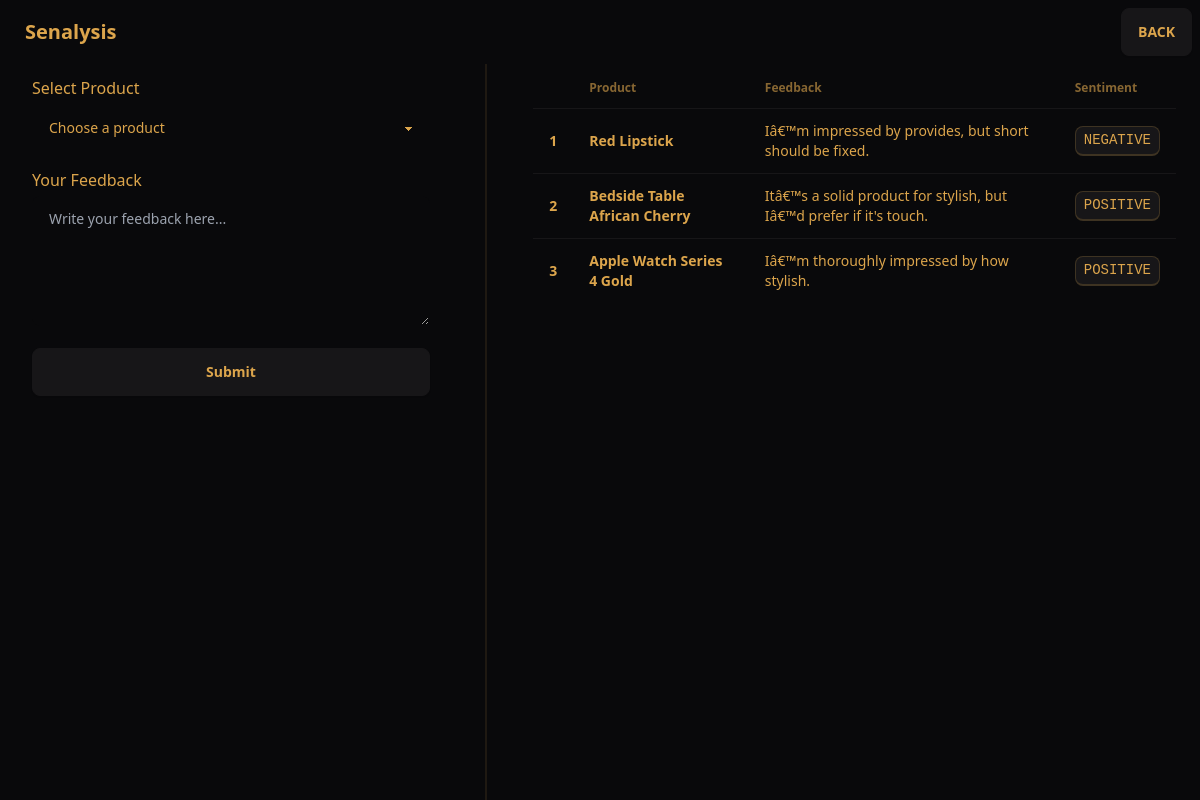
/user/191, run on an earlier commit of the app's database.
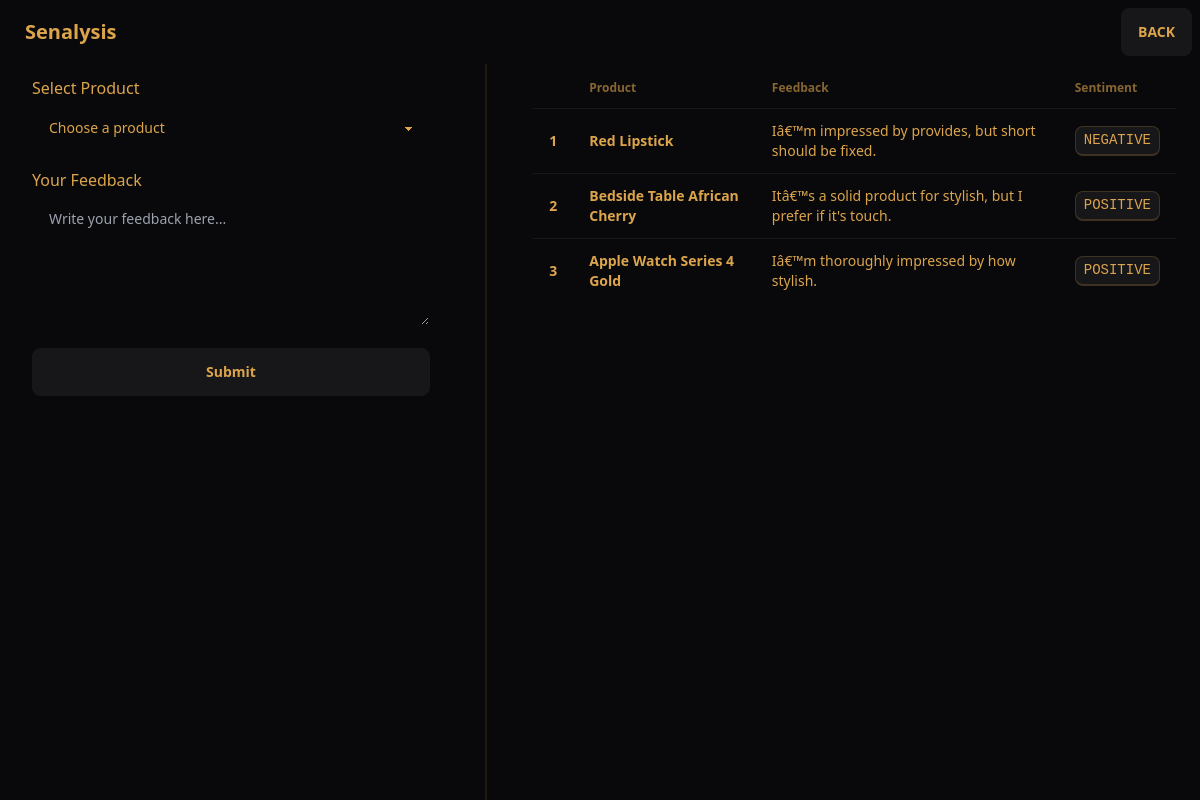
And on a later commit of the database.
### tables this page shows
CREATE TABLE "feedback" (
    fid INTEGER PRIMARY KEY AUTOINCREMENT,
    uid INTEGER,
    pid INTEGER,
    feedback TEXT,
    timestamp TEXT DEFAULT CURRENT_TIMESTAMP,
    sentiment TEXT,
    FOREIGN KEY (uid) REFERENCES users (uid),
    FOREIGN KEY (pid) REFERENCES products (pid)
);

CREATE TABLE products (
    pid INTEGER PRIMARY KEY AUTOINCREMENT,
    cid INTEGER,
    product TEXT,
    thumbnail TEXT,
    FOREIGN KEY (cid) REFERENCES companies (cid)
);

### app.py (the view)
@app.route('/user/<uid>')
def profile(uid):
    conn = get_db_connection()
    cursor = conn.cursor()
    cursor.execute("SELECT fname, lname FROM users WHERE uid = ?", (uid,))
    user = cursor.fetchone()
    if not user:
        conn.close()
        return "User not found", 404
    cursor.execute("SELECT pid, product FROM products")
    products = cursor.fetchall()
    cursor.execute("""
        SELECT f.feedback, f.sentiment, p.product
        FROM feedback f
        JOIN products p ON f.pid = p.pid
        WHERE f.uid = ?
    """, (uid,))
    feedbacks = cursor.fetchall()
    conn.close()
    return render_template('user.html', user=user, products=products, feedbacks=feedbacks, user_uid=uid)

### app.py (called while the page is built)
def get_db_connection():
    conn = sqlite3.connect(DATABASE)
    conn.row_factory = sqlite3.Row
    return conn

### templates/user.html (shortened to what this page needs)
{% extends "base.html" %}
{% block content %}
<div class="flex min-h-screen">
  <div class="w-2/5 p-8">
    <h2 class="text-lg font-bold mb-4">Submit Feedback</h2>
    <form action="/submit" method="post" class="space-y-4">
      <div>
        <label for="product" class="block font-medium mb-1">Select Product</label>
        <select
          id="product"
          name="product"
          class="select w-full max-w-full"
          required
        >
          <option disabled selected>Choose a product</option>
        </select>
      </div>
      <div>
        <label for="feedback" class="block font-medium mb-1">Your Feedback</label>
        <textarea
          id="feedback"
          name="feedback"
          class="textarea w-full max-w-full"
          rows="4"
          placeholder="Write your feedback here..."
          required
        ></textarea>
      </div>
      <button type="submit" class="btn w-full">
        Submit
      </button>
    </form>
  </div>
  <div class="divider lg:divider-horizontal"></div>
  <div class="w-3/5 p-6">
    <h2 class="text-lg font-bold mb-4">Your Previous Feedbacks</h2>
    <div class="overflow-x-auto">
      <table class="table w-full">
        <thead>
          <tr>
            <th></th>
            <th>Product</th>
            <th>Feedback</th>
            <th>Sentiment</th>
          </tr>
        </thead>
        <tbody>
          {% for feedback in feedbacks %}
          <tr>
            <th>{{ loop.index }}</th>
            <td><b>{{ feedback.product }}</b></td>
            <td>{{ feedback.feedback }}</td>
            <td><kbd class="kbd">{{ feedback.sentiment }}</kbd>
            </td>
          </tr>
          {% else %}
          <tr>
            <td colspan="4" class="text-center text-gray-600">No feedback submitted yet.</td>
          </tr>
          {% endfor %}
        </tbody>
      </table>
    </div>
  </div>
</div>
{% endblock %}

What changed in the data, as far as the page shows it:
changed feedback "Bedside Table African Cherry": feedback "Itâ€™s a solid product for stylish, but Iâ€™d prefer if it's touch." → "Itâ€™s a solid product for stylish, but I prefer if it's touch."
